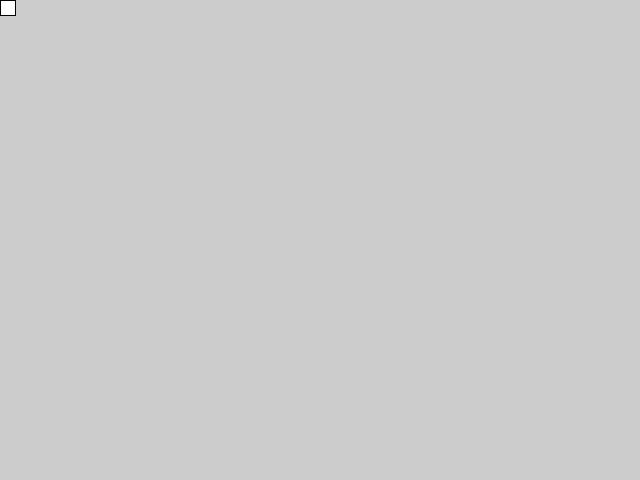
Frame 1 (no input)
Frame 60 (the mouse pressed at the canvas centre just before this capture): identical to frame 1, image omitted
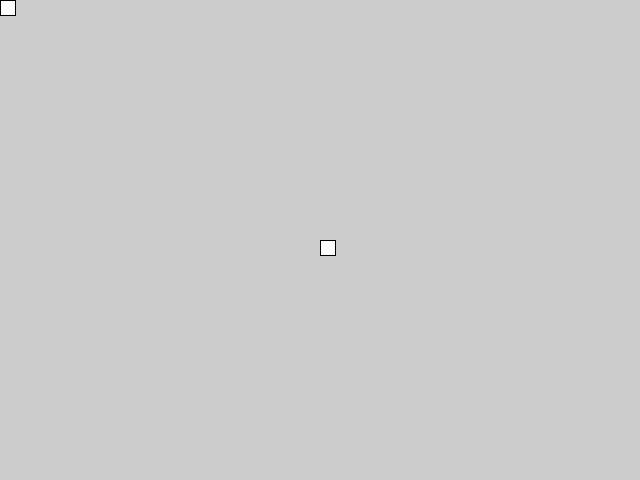
Frame 120 (the mouse held since frame 60 and released just before this capture)

The Processing sketch that drew these frames (run headless with seeded random() and noise(); from frame 60 on, the mouse is pressed at the canvas centre):

// Processing sketch: sketch_22_02_17
// ── sketch_22_02_17.pde
float centrY, centrX;
void setup(){
  size(640,480);
}
void draw(){
  rect(mouseX, mouseY, 15,15);
  if(keyPressed)
    clear();
}
